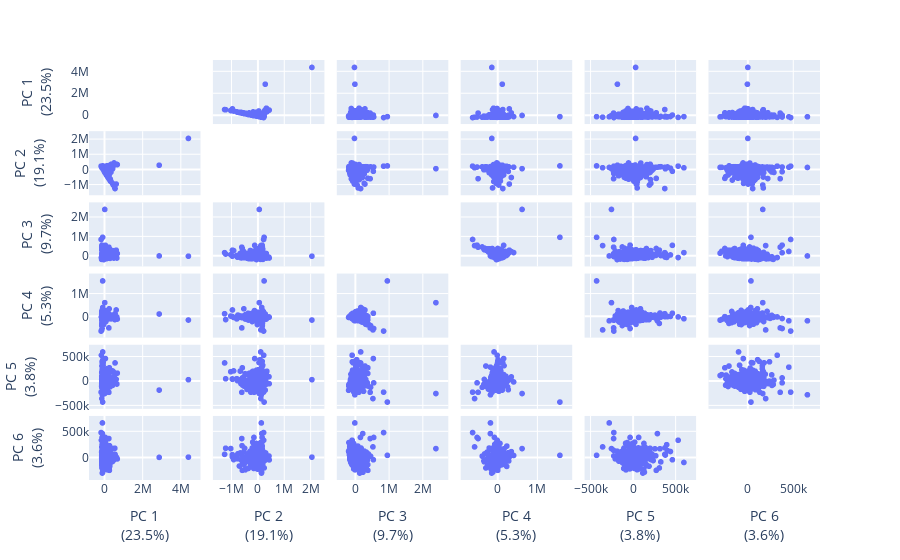

Notebook cell for this chart:
### Code cell
fig = px.scatter_matrix(
    components,
    labels=labels,
    dimensions=range(6),
    hover_name=df.index,
)
fig.update_traces(diagonal_visible=False)
fig.show(width=800, height=800)

### Figure 1 — Plotly figure (JSON) as saved in the notebook; plotly's stock layout.template omitted (floating-point values rounded to 4 significant figures; data arrays with more than 128 entries replaced by an {"elided": "..."} marker saying what was removed)
{"data": [{"diagonal": {"visible": false}, "dimensions": [{"axis": {"matches": true}, "label": "PC 1<br>(23.5%)", "values": {"elided": "473 float values"}}, {"axis": {"matches": true}, "label": "PC 2<br>(19.1%)", "values": {"elided": "473 float values"}}, {"axis": {"matches": true}, "label": "PC 3<br>(9.7%)", "values": {"elided": "473 float values"}}, {"axis": {"matches": true}, "label": "PC 4<br>(5.3%)", "values": {"elided": "473 float values"}}, {"axis": {"matches": true}, "label": "PC 5<br>(3.8%)", "values": {"elided": "473 float values"}}, {"axis": {"matches": true}, "label": "PC 6<br>(3.6%)", "values": {"elided": "473 float values"}}], "hovertemplate": "<b>%{hovertext}</b><br><br>%{xaxis.title.text}=%{x}<br>%{yaxis.title.text}=%{y}<extra></extra>", "hovertext": {"elided": "473 str values"}, "legendgroup": "", "marker": {"color": "#636efa", "symbol": "circle"}, "name": "", "showlegend": false, "type": "splom"}], "layout": {"autosize": true, "dragmode": "select", "legend": {"tracegroupgap": 0}, "margin": {"t": 60}, "xaxis": {"autorange": true, "range": [-661800.0, 4882000.0], "type": "linear"}, "xaxis2": {"autorange": true, "range": [-1598000.0, 2413000.0], "type": "linear"}, "xaxis3": {"autorange": true, "range": [-465400.0, 2670000.0], "type": "linear"}, "xaxis4": {"autorange": true, "range": [-861000.0, 1805000.0], "type": "linear"}, "xaxis5": {"autorange": true, "range": [-536400.0, 706700.0], "type": "linear"}, "xaxis6": {"autorange": true, "range": [-401100.0, 762700.0], "type": "linear"}, "yaxis": {"autorange": true, "range": [-661800.0, 4882000.0], "type": "linear"}, "yaxis2": {"autorange": true, "range": [-1598000.0, 2413000.0], "type": "linear"}, "yaxis3": {"autorange": true, "range": [-465400.0, 2670000.0], "type": "linear"}, "yaxis4": {"autorange": true, "range": [-861000.0, 1805000.0], "type": "linear"}, "yaxis5": {"autorange": true, "range": [-536400.0, 706700.0], "type": "linear"}, "yaxis6": {"autorange": true, "range": [-401100.0, 762700.0], "type": "linear"}}}
